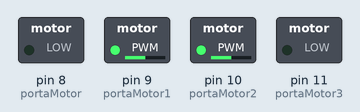
The sketch below on a simulated Arduino Uno, built with avr-gcc and run on an emulated ATmega328P. On the bench: switched loads named in the sketch (green lamp = pin HIGH).

Above: at 0.05 s.
At 0.95 s:
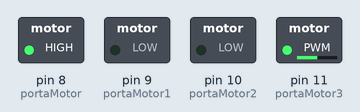
Timing chart, 0 to 3.0 s (numbered marks = the images above):
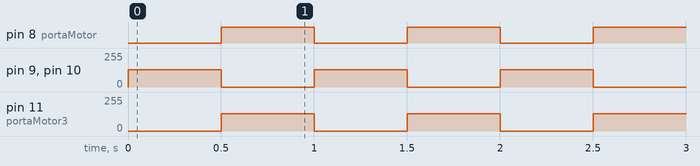

Measured:
- by itself, pin 8 (portaMotor): alternates HIGH for 0.50 s and LOW for 0.50 s
- by itself, pin 9 (portaMotor1), pin 10 (portaMotor2), pin 11 (portaMotor3): alternates 128/255 for 0.50 s and 0/255 for 0.50 s

The sketch:

testeMotor.ino
```cpp
int portaMotor = 8;
int portaMotor1 = 9;
int portaMotor2 = 10;
int portaMotor3 = 11;

void setup() {
  // put your setup code here, to run once:
  pinMode(portaMotor, OUTPUT);
  pinMode(portaMotor1, OUTPUT);
  pinMode(portaMotor2, OUTPUT);
  pinMode(portaMotor3, OUTPUT);
}

void loop() {
  // put your main code here, to run repeatedly:
    analogWrite(portaMotor, 0);
    analogWrite(portaMotor1, 128);
    analogWrite(portaMotor2, 128);
    analogWrite(portaMotor3, 0);
    delay(500);

    analogWrite(portaMotor, 128);
    analogWrite(portaMotor1, 0);
    analogWrite(portaMotor2, 0);
    analogWrite(portaMotor3, 128);
    delay(500);

}
```
